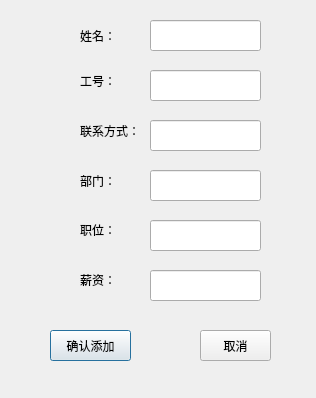
<?xml version="1.0" encoding="UTF-8"?>
<ui version="4.0">
 <class>add</class>
 <widget class="QDialog" name="add">
  <property name="geometry">
   <rect>
    <x>0</x>
    <y>0</y>
    <width>316</width>
    <height>398</height>
   </rect>
  </property>
  <property name="windowTitle">
   <string>企业人事管理系统</string>
  </property>
  <widget class="QLabel" name="nameLabel">
   <property name="geometry">
    <rect>
     <x>80</x>
     <y>20</y>
     <width>61</width>
     <height>31</height>
    </rect>
   </property>
   <property name="text">
    <string>姓名：</string>
   </property>
  </widget>
  <widget class="QLineEdit" name="nameLineEdit">
   <property name="geometry">
    <rect>
     <x>150</x>
     <y>20</y>
     <width>111</width>
     <height>31</height>
    </rect>
   </property>
  </widget>
  <widget class="QLineEdit" name="jobNumLineEdit">
   <property name="geometry">
    <rect>
     <x>150</x>
     <y>70</y>
     <width>111</width>
     <height>31</height>
    </rect>
   </property>
  </widget>
  <widget class="QLineEdit" name="connLineEdit">
   <property name="geometry">
    <rect>
     <x>150</x>
     <y>120</y>
     <width>111</width>
     <height>31</height>
    </rect>
   </property>
  </widget>
  <widget class="QLineEdit" name="departLineEdit">
   <property name="geometry">
    <rect>
     <x>150</x>
     <y>170</y>
     <width>111</width>
     <height>31</height>
    </rect>
   </property>
  </widget>
  <widget class="QLineEdit" name="posiLineEdit">
   <property name="geometry">
    <rect>
     <x>150</x>
     <y>220</y>
     <width>111</width>
     <height>31</height>
    </rect>
   </property>
  </widget>
  <widget class="QLabel" name="jobNumLabel">
   <property name="geometry">
    <rect>
     <x>80</x>
     <y>70</y>
     <width>51</width>
     <height>21</height>
    </rect>
   </property>
   <property name="text">
    <string>工号：</string>
   </property>
  </widget>
  <widget class="QLabel" name="connLabel">
   <property name="geometry">
    <rect>
     <x>80</x>
     <y>120</y>
     <width>61</width>
     <height>21</height>
    </rect>
   </property>
   <property name="text">
    <string>联系方式：</string>
   </property>
  </widget>
  <widget class="QLabel" name="departLabel">
   <property name="geometry">
    <rect>
     <x>80</x>
     <y>170</y>
     <width>51</width>
     <height>21</height>
    </rect>
   </property>
   <property name="text">
    <string>部门：</string>
   </property>
  </widget>
  <widget class="QLabel" name="posiLabel">
   <property name="geometry">
    <rect>
     <x>80</x>
     <y>220</y>
     <width>51</width>
     <height>20</height>
    </rect>
   </property>
   <property name="text">
    <string>职位：</string>
   </property>
  </widget>
  <widget class="QLabel" name="salaLabel">
   <property name="geometry">
    <rect>
     <x>80</x>
     <y>270</y>
     <width>51</width>
     <height>20</height>
    </rect>
   </property>
   <property name="text">
    <string>薪资：</string>
   </property>
  </widget>
  <widget class="QLineEdit" name="salaLineEdit">
   <property name="geometry">
    <rect>
     <x>150</x>
     <y>270</y>
     <width>111</width>
     <height>31</height>
    </rect>
   </property>
  </widget>
  <widget class="QPushButton" name="okBtn">
   <property name="geometry">
    <rect>
     <x>50</x>
     <y>330</y>
     <width>81</width>
     <height>31</height>
    </rect>
   </property>
   <property name="text">
    <string>确认添加</string>
   </property>
  </widget>
  <widget class="QPushButton" name="cancleBtn">
   <property name="geometry">
    <rect>
     <x>200</x>
     <y>330</y>
     <width>71</width>
     <height>31</height>
    </rect>
   </property>
   <property name="text">
    <string>取消</string>
   </property>
  </widget>
 </widget>
 <resources/>
 <connections/>
</ui>
